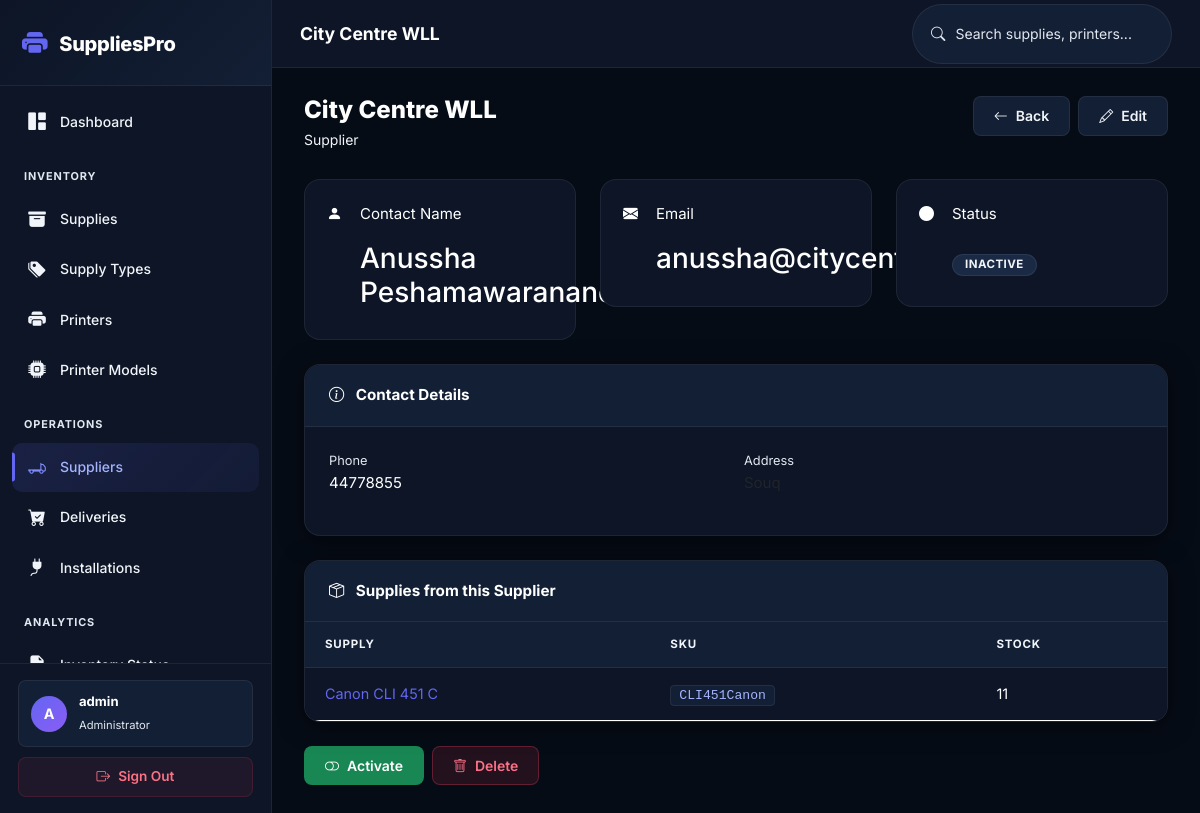
Screenshot of /suppliers/1/ (signed in) with the database file from the repository.
### inventory/models.py (models this page shows, shortened)
class User(AbstractUser):
    ROLE_CHOICES = [
        ('admin', 'Administrator'),
        ('manager', 'Manager'),
    ]
    role = models.CharField(max_length=20, choices=ROLE_CHOICES, default='manager')
    phone = models.CharField(max_length=20, blank=True)
    class Meta:
        verbose_name = 'User'
        verbose_name_plural = 'Users'

class Supplier(models.Model):
    name = models.CharField(max_length=200)
    contact_name = models.CharField(max_length=200)
    email = models.EmailField()
    phone = models.CharField(max_length=20)
    address = models.TextField()
    is_active = models.BooleanField(default=True)
    created_at = models.DateTimeField(auto_now_add=True)
    updated_at = models.DateTimeField(auto_now=True)
    class Meta:
        ordering = ['name']
        constraints = [
            models.UniqueConstraint(fields=['name'], name='unique_supplier')
        ]

class Supply(models.Model):
    STATUS_CHOICES = [
        ('out_of_stock', 'Out of Stock'),
        ('low_stock', 'Low Stock'),
        ('normal', 'Normal'),
        ('overstock', 'Overstock'),
    ]
    name = models.CharField(max_length=200)
    name_slug = models.CharField(max_length=200, null=True, blank=True)
    sku = models.CharField(max_length=100, unique=True)
    supply_type = models.ForeignKey(SupplyType, on_delete=models.SET_NULL, null=True, blank=True, related_name='supplies')
    description = models.TextField(blank=True)
    printer_models = models.ManyToManyField(PrinterModel, related_name='supplies')
    suppliers = models.ManyToManyField(Supplier, blank=True, related_name='supplies')
    current_stock = models.IntegerField(default=0, validators=[MinValueValidator(0)])
    low_stock_threshold = models.IntegerField(default=10, validators=[MinValueValidator(0)])
    max_stock_threshold = models.IntegerField(null=True, blank=True, validators=[MinValueValidator(1)])
    unit_price = models.DecimalField(max_digits=10, decimal_places=2, null=True, blank=True, validators=[MinValueValidator(Decimal('0.01'))])
    image = models.ImageField(upload_to='supplies/', blank=True, null=True)
    is_active = models.BooleanField(default=True)
    created_at = models.DateTimeField(auto_now_add=True)
    updated_at = models.DateTimeField(auto_now=True)
    class Meta:
        ordering = ['name']

### inventory/views.py (the view)
# urls.py: path('suppliers/<int:pk>/', views.SupplierDetailView.as_view(), name='supplier_detail'),
class SupplierDetailView(LoginRequiredMixin, DetailView):
    model = Supplier
    template_name = 'inventory/supplier_detail.html'
    context_object_name = 'supplier'

### rbac/services.py (called while the page is built)
def get_user_permissions(user):
    if not user.is_authenticated:
        return set()
    cache_key = f'user_permissions_{user.pk}'
    permissions = cache.get(cache_key)
    if permissions is None:
        permissions = set()
        user_roles = Role.objects.filter(user_roles__user=user)
        for role in user_roles:
            for perm in role.permissions.all():
                permissions.add(perm.code)
        cache.set(cache_key, permissions, timeout=3600)
    return permissions

def get_user_roles(user):
    if not user.is_authenticated:
        return Role.objects.none()
    return Role.objects.filter(user_roles__user=user)

### templates/inventory/supplier_detail.html (shortened to what this page needs)
{% extends "base.html" %}
{% block page_title %}{{ supplier.name }}{% endblock %}
{% block content %}
<div class="page-header">
    <div>
        <h2>{{ supplier.name }}</h2>
        <p>Supplier</p>
    </div>
    <div class="d-flex gap-2">
        <a href="{% url 'supplier_list' %}" class="btn btn-ghost">
            <i class="bi bi-arrow-left"></i> Back
        </a>
        <a href="{% url 'supplier_update' supplier.pk %}" class="btn btn-ghost">
            <i class="bi bi-pencil"></i> Edit
        </a>
    </div>
</div>
<div class="row g-4">
    <div class="col-md-4">
        <div class="stat-card">
            <div class="icon primary">
                <i class="bi bi-person-fill"></i>
            </div>
            <div class="stat-info">
                <p>Contact Name</p>
                <h3>{{ supplier.contact_name }}</h3>
            </div>
        </div>
    </div>
    <div class="col-md-4">
        <div class="stat-card">
            <div class="icon primary">
                <i class="bi bi-envelope-fill"></i>
            </div>
            <div class="stat-info">
                <p>Email</p>
                <h3>{{ supplier.email }}</h3>
            </div>
        </div>
    </div>
    <div class="col-md-4">
        <div class="stat-card">
            <div class="icon {% if supplier.is_active %}success{% else %}muted{% endif %}">
                <i class="bi bi-circle-fill"></i>
            </div>
            <div class="stat-info">
                <p>Status</p>
                <h3>
                    {% if supplier.is_active %}<span class="badge badge-success">Active</span>
                    {% else %}<span class="badge badge-muted">Inactive</span>{% endif %}
                </h3>
            </div>
        </div>
    </div>
</div>
<div class="card mt-4">
    <div class="card-header">
        <i class="bi bi-info-circle me-2"></i> Contact Details
    </div>
    <div class="card-body">
        <div class="row g-3">
            <div class="col-md-6">
                <p style="color: var(--text-3); margin: 0; font-size: 0.8rem;">Phone</p>
                <p style="color: var(--text-1); margin: 0;">{{ supplier.phone }}</p>
            </div>
            <div class="col-md-6">
                <p style="color: var(--text-3); margin: 0; font-size: 0.8rem;">Address</p>
                <p style="color: var(--text-1); margin: 0;">{{ supplier.address|linebreaks }}</p>
            </div>
        </div>
    </div>
</div>
<div class="card mt-4">
    <div class="card-header">
        <i class="bi bi-box-seam me-2"></i> Supplies from this Supplier
    </div>
    <div class="card-body p-0">
        {% if supplier.supplies.all %}
        <table class="table">
            <thead>
                <tr>
                    <th>Supply</th>
                    <th>SKU</th>
                    <th>Stock</th>
                </tr>
            </thead>
            <tbody>
                {% for supply in supplier.supplies.all %}
                <tr>
                    <td><a href="{% url 'supply_detail' supply.pk %}">{{ supply.name }}</a></td>
                    <td><code>{{ supply.sku }}</code></td>
                    <td>{{ supply.current_stock }}</td>
                </tr>
                {% endfor %}
            </tbody>
        </table>
        {% else %}
        <div class="empty-state">
            <i class="bi bi-box-seam"></i>
            <h5>No supplies</h5>
            <p>No supplies linked to this supplier.</p>
        </div>
        {% endif %}
    </div>
</div>
<div class="d-flex gap-2 mt-4">
    <form method="post" action="{% url 'supplier_toggle' supplier.pk %}">
        <button type="submit" class="btn {% if supplier.is_active %}btn-warning{% else %}btn-success{% endif %}">
            {% if supplier.is_active %}
            <i class="bi bi-toggle-on"></i> Deactivate
            {% else %}
            <i class="bi bi-toggle-off"></i> Activate
            {% endif %}
        </button>
    </form>
    <a href="{% url 'supplier_delete' supplier.pk %}" class="btn btn-danger">
        <i class="bi bi-trash"></i> Delete
    </a>
</div>
{% endblock %}

### templates/base.html (shortened to what this page needs)
{% load rbac %}
<!DOCTYPE html>
<html lang="en">
<head>
    <link href="https://cdn.jsdelivr.net/npm/bootstrap@5.3.0/dist/css/bootstrap.min.css" rel="stylesheet">
    <link rel="stylesheet" href="https://cdn.jsdelivr.net/npm/bootstrap-icons@1.11.0/font/bootstrap-icons.css">
    <link href="https://cdn.jsdelivr.net/npm/select2@4.1.0-rc.0/dist/css/select2.min.css" rel="stylesheet"/>
    <link href="https://cdn.jsdelivr.net/npm/select2-bootstrap-5-theme@1.3.0/dist/select2-bootstrap-5-theme.min.css" rel="stylesheet"/>
    <link rel="stylesheet" href="/static/css/style.css">
</head>
<body>
{% if user.is_authenticated %}
<aside class="sidebar" id="sidebar">
    <div class="brand">
        <i class="bi bi-printer-fill"></i>
        <span>SuppliesPro</span>
    </div>
    <nav>
        <a href="{% url 'dashboard' %}" class="{% if request.resolver_match.url_name == 'dashboard' %}active{% endif %}">
            <i class="bi bi-grid-1x2-fill"></i> Dashboard
        </a>
        <div class="section-title">Inventory</div>
        <a href="{% url 'supply_list' %}" class="{% if 'supply' in request.resolver_match.url_name and 'model' not in request.resolver_match.url_name and 'type' not in request.resolver_match.url_name %}active{% endif %}">
            <i class="bi bi-archive-fill"></i> Supplies
        </a>
        <a href="{% url 'supply_type_list' %}" class="{% if 'supply_type' in request.resolver_match.url_name %}active{% endif %}">
            <i class="bi bi-tags-fill"></i> Supply Types
        </a>
        <a href="{% url 'printer_list' %}" class="{% if 'printer' in request.resolver_match.url_name and 'model' not in request.resolver_match.url_name %}active{% endif %}">
            <i class="bi bi-printer-fill"></i> Printers
        </a>
        <a href="{% url 'printer_model_list' %}" class="{% if 'printer_model' in request.resolver_match.url_name %}active{% endif %}">
            <i class="bi bi-cpu-fill"></i> Printer Models
        </a>
        <div class="section-title">Operations</div>
        <a href="{% url 'supplier_list' %}" class="{% if 'supplier' in request.resolver_match.url_name %}active{% endif %}">
            <i class="bi bi-truck-flatbed"></i> Suppliers
        </a>
        <a href="{% url 'delivery_list' %}" class="{% if 'delivery' in request.resolver_match.url_name %}active{% endif %}">
            <i class="bi bi-cart-check-fill"></i> Deliveries
        </a>
        <a href="{% url 'installation_list' %}" class="{% if 'installation' in request.resolver_match.url_name %}active{% endif %}">
            <i class="bi bi-plug-fill"></i> Installations
        </a>
        <div class="section-title">Analytics</div>
        <a href="{% url 'inventory_report' %}" class="{% if 'inventory_report' in request.resolver_match.url_name %}active{% endif %}">
            <i class="bi bi-file-earmark-bar-graph-fill"></i> Inventory Status
        </a>
    </nav>
    <div class="user-info">
        <div class="user-pill">
            <div class="avatar">{{ user.username|first|upper }}</div>
            <div class="name-role">
                <span class="d-block fw-bold text-white small">{{ user.username }}</span>
                <span class="role">{{ user.get_role_display }}</span>
            </div>
        </div>
        <a href="{% url 'logout' %}" class="logout-link">
            <i class="bi bi-box-arrow-right"></i> Sign Out
        </a>
    </div>
</aside>
<div class="main-content">
    <header class="top-bar">
        <div class="d-flex align-items-center gap-3">
            <h1>{% block page_title %}Dashboard{% endblock %}</h1>
        </div>
        <div class="search-box">
            <form method="get" action="{% url 'global_search' %}" class="d-flex align-items-center gap-2">
                <i class="bi bi-search"></i>
                <input type="text" name="q" placeholder="Search supplies, printers..." id="globalSearch">
            </form>
        </div>
    </header>
    <main>
        {% block content %}{% endblock %}
    </main>
</div>
{% else %}
<div class="login-container">
    {% block login_content %}{% endblock %}
</div>
{% endif %}
</body>
</html>

### rows the page displays
User: username|first "A", username "admin", role "Administrator"
Supplier: name "City Centre WLL", contact_name "Anussha Peshamawaranandikumar", email "anussha@citycentre.com.qa", phone "44778855"
Supply: name "Canon CLI 451 C", sku "CLI451Canon", current_stock "11"
